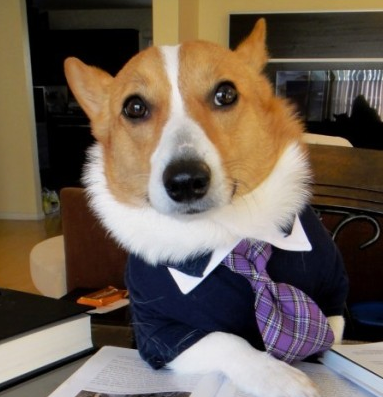
%> input picture 04-Hybrid/dog12.png, 383 x 397 px
$ octave doghybrid.m   (GNU Octave 9; MATLAB toolbox functions it lacks are replaced by stand-ins)
%> lines starting %> are read from the running program, lines starting %| are printed output that depends on the picture
### 04-Hybrid/createhybrid.m
function img = createhybrid(img1, img2, sigma, ksize)

if numel(sigma)<2
    sigma = [sigma sigma];
elseif numel(sigma)>3
    error('Sigma must contain two elements')
end

if size(img1,2)>size(img2,2)
    img1 = imresize(img1,size(img2));
elseif size(img1,2)<size(img2,2)
    img2 = imresize(img2,size(img1));
end


nim1 = imgaussfilt(img1,sigma(1),'FilterSize',ksize);
nim2 = imgaussfilt(img2,sigma(2),'FilterSize',ksize);

img = img1-nim1+nim2;
% img = imadd(imsubtract(img1,nim1),nim2);

### 04-Hybrid/doghybrid.m
d1 = imread('dog12.png');
%> d1 is the input picture: size 397x383x3 uint8; mean R, G, B 109.7, 95.7, 83.4
d2 = imread('dog22.png');
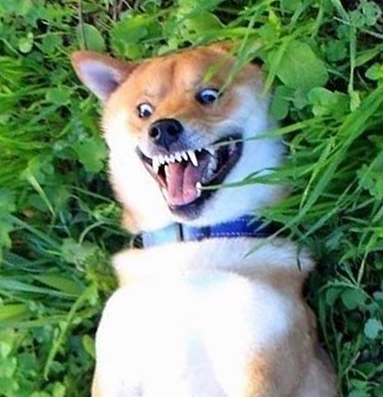
%> input picture 04-Hybrid/dog22.png, 383 x 397 px
%> d2 is the input picture: size 397x383x3 uint8; mean R, G, B 114.4, 141.6, 111.1
img = createhybrid(d1, d2, [64,16],[29 29]);
%> in createhybrid, `nim1 = imgaussfilt(img1,sigma(1),'FilterSize',ksize);`:
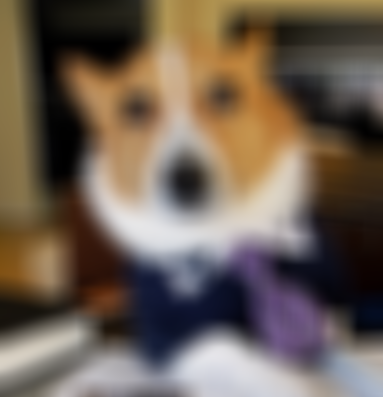
%> nim1: size 397x383x3 uint8; mean R, G, B 109.6, 95.5, 83.2
%> in createhybrid, `nim2 = imgaussfilt(img2,sigma(2),'FilterSize',ksize);`:
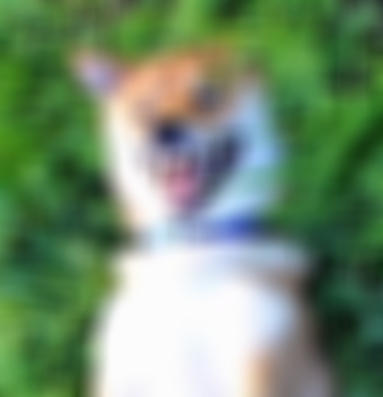
%> nim2: size 397x383x3 uint8; mean R, G, B 114.4, 141.6, 111.1; mean of the top-left, top-right, bottom-left and bottom-right quarters 113, 95.5, 148.1, 133
%> in createhybrid, `img = img1-nim1+nim2;`:
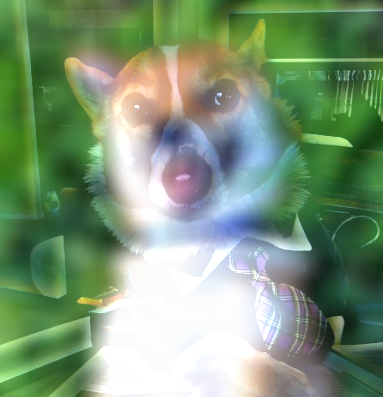
%> img: size 397x383x3 uint8; mean R, G, B 124, 150.9, 119.8
figure;imshow(img)
imwrite(img,'hybrid.png')
